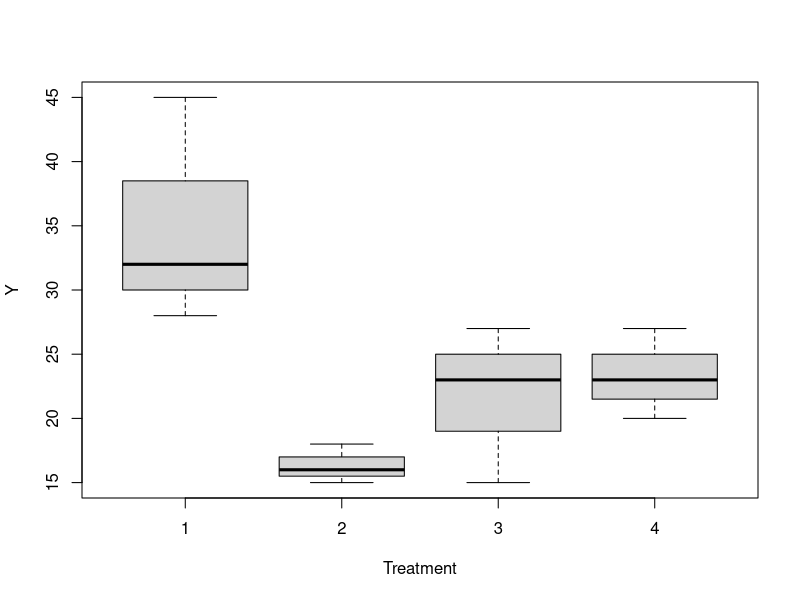
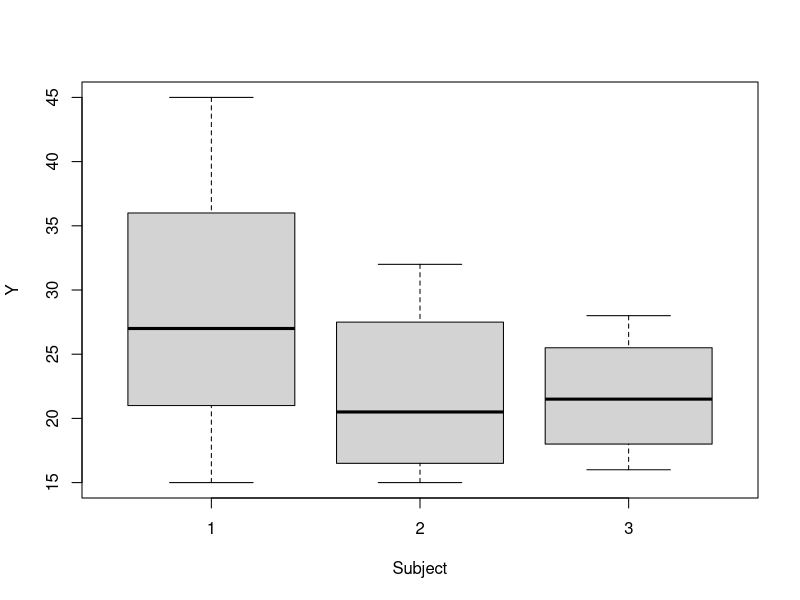
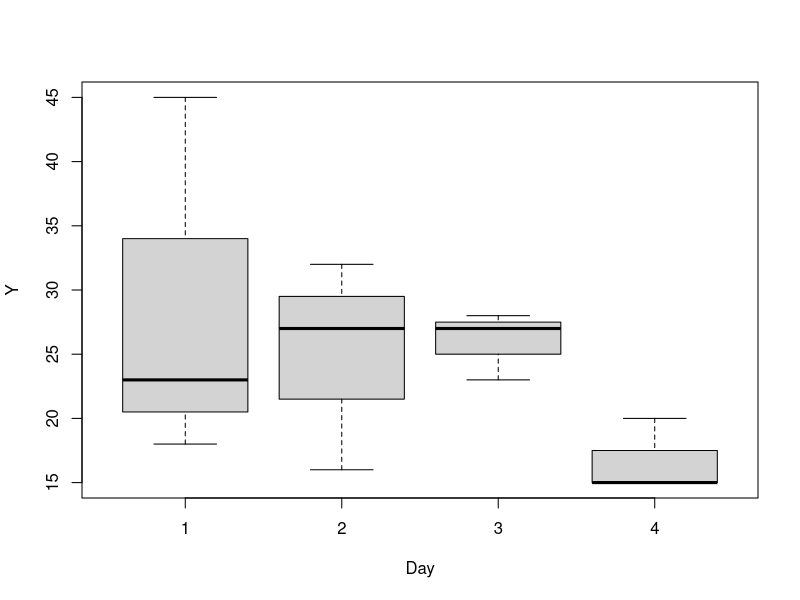
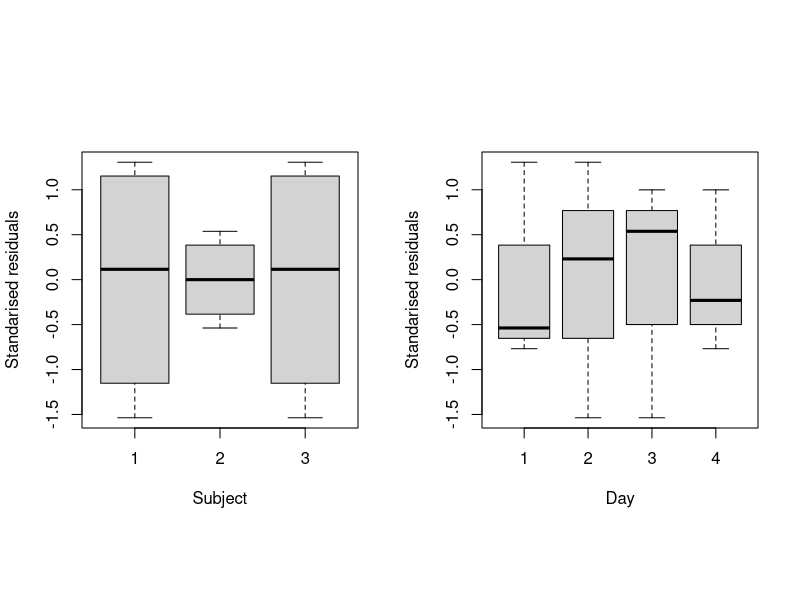
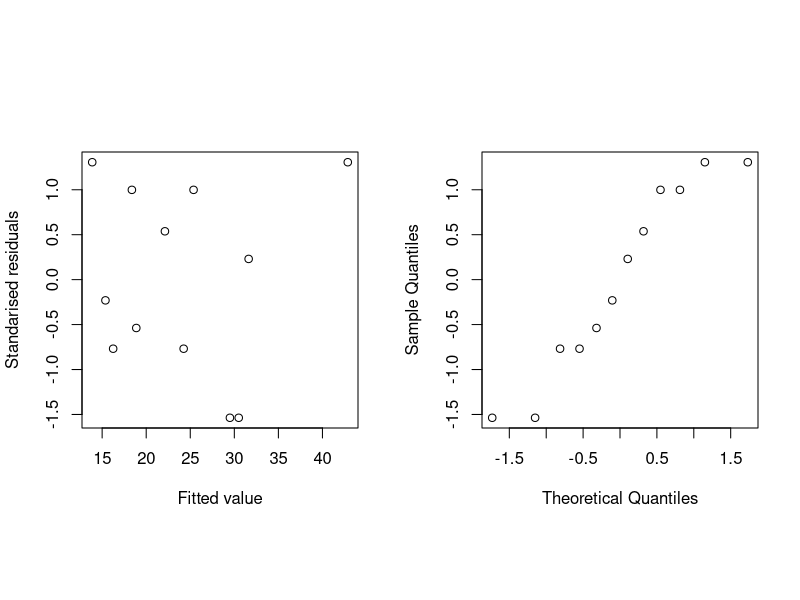

Recreate these plots in R, in order. (Note: this script raises an error after producing the figures.)
## ---- chunk 1
#Setting up enviroment
library(tidyverse)
exercise <- data.frame(
 Subject = rep(1:3, rep(4, 3)),
 Day = rep(1:4, 3),
 Treatment = c(1, 4, 3, 2, 2, 1, 4, 3, 3, 2, 1, 4),
 Y = c(45, 27, 27, 15, 18, 32, 23, 15, 23, 16, 28, 20)
)

exercise <- exercise%>%
  mutate(Subject = factor(Subject,levels = c(1:3),labels=c(1:3)),
         Day = factor(Day, levels=c(1:4), labels=c(1:4)),
         Treatment = factor(Treatment, levels=c(1:4),labels=c(1:4)))
## ---- chunk 2
#from 3.7 Q2
aggregate(Y~Treatment,data=exercise,
          FUN = function(x) c(mean = mean(x), sd = sd(x)))
aggregate(Y~Subject,data=exercise,
          FUN = function(x) c(mean = mean(x), sd = sd(x)))
aggregate(Y~Day,data=exercise,
          FUN = function(x) c(mean = mean(x), sd = sd(x)))
#aggregate(Y~Subject,data=exercise,FUN = mean)
#aggregate(Y~Day,data=exercise,FUN = mean)

#plots
boxplot(Y ~ Treatment,data=exercise)
boxplot(Y ~ Subject,data=exercise)
boxplot(Y ~ Day,data=exercise)

#There are large differences in the responses between Days which is a blocking factor as not RCBD due to every trt not on every day not super useful...

#with(exercise,
#  interaction.plot(Treatment, Day, Subject, Y, xlab = 'Treatment', ylab = 'Yield', trace.label = 'Block')
#)
## ---- chunk 3
#creating model
exercise.lm <- lm(Y ~ Day+Subject+Treatment,data=exercise)
anova(exercise.lm)
## ---- chunk 4
#Investigating pairwise differences
exercise.emm <- emmeans::emmeans(exercise.lm, ~ Treatment)
pairs(exercise.emm)
## ---- chunk 5
#residual plots
standres <- rstandard(exercise.lm)
fitted <- fitted(exercise.lm)
par(mfrow = c(1, 2), pty = "s")
with(exercise, {
  plot(Subject, standres, xlab = "Subject", ylab = "Standarised residuals")
  plot(Day, standres, xlab = "Day", ylab = "Standarised residuals")
 par(mfrow = c(1, 2), pty = "s") 
  plot(fitted, standres, xlab = "Fitted value", ylab = "Standarised residuals")
})

par(pty = "s")
qqnorm(standres, main = "")

## ---- chunk 6
#Adding variables of two level factors
exercise <- exercise%>%
  mutate(Duration=ifelse(Treatment==1,1,ifelse(Treatment==2,1,3)),
         Speed=ifelse(Treatment==1,40,ifelse(Treatment==3,40,60)),
         Pedal=ifelse(Treatment==1,"hand",ifelse(Treatment==4,"hand","foot")),
         Duration= factor(Duration,levels=c(1,3),labels=c(1,3)),
         Speed=factor(Speed,levels=c(40,60),labels=c(40,60)),
         Pedal=factor(Pedal,levels=c("hand","foot"),labels=c("hand","foot")))

#Changing levels to high=+1 or low=-1
exercise_contrast <- exercise%>%
  mutate(Duration = ifelse(Duration==1,-1,1),
         Speed = ifelse(Speed==40,-1,1),
         Pedal = ifelse(Pedal=="hand",-1,1),
         Duration= factor(Duration,levels=c(-1,1),labels=c(-1,1)),
         Speed=factor(Speed,levels=c(-1,1),labels=c(-1,1)),
         Pedal=factor(Pedal,levels=c(-1,1),labels=c(-1,1)))
## ---- chunk 7
#note can't include interations due to not observations
fact.lm <- lm(Y ~ Subject + Day + Duration +Speed + Pedal, data = exercise_contrast)
anova(fact.lm)



# #testing against models without factor (same as the anova test above but just doing explictly)
# 
# fact.lm.1 <- lm(Y ~ Subject + Day + Speed + Pedal, data = exercise_contrast)
# fact.lm.2 <- lm(Y ~ Subject + Day + Duration + Pedal, data = exercise_contrast)
# fact.lm.3 <- lm(Y ~ Subject + Day + Duration + Speed, data = exercise_contrast)
# 
# anova(fact.lm, fact.lm.1)
# anova(fact.lm, fact.lm.2)
# anova(fact.lm, fact.lm.3)


 # exercise.2.emm <- emmeans::emmeans(fact.lm, ~ Speed+Duration)
 # pairs(exercise.2.emm)
## ---- chunk 8
fact.lm <- lm(Y ~ Subject + Day + Duration +Speed + Pedal, data = exercise_contrast)
anova(fact.lm)
## ---- chunk 9
fact.npedal.lm <- lm(Y ~Subject + Day + Duration+Speed+Duration:Speed, data = exercise_contrast)

2*coef(fact.npedal.lm)[9]

fact.nspeed.lm <- lm(Y ~Subject + Day + Duration+Pedal+Duration:Pedal, data = exercise_contrast)
2*coef(fact.nspeed.lm)[9]

fact.nduration.lm <- lm(Y ~Subject + Day + Pedal+Speed+Pedal:Speed, data = exercise_contrast)
2*coef(fact.nduration.lm)[9]
## ---- chunk 10
fact.lm <- lm(Y ~ Subject + Day  +Speed + Pedal+Duration, data = exercise_contrast)
 exercise.2.emm <- emmeans::emmeans(fact.lm.t, ~ Speed+Pedal)
 pairs(exercise.2.emm)
## ---- chunk 11
fact.npedal.lm <- lm(Y ~Subject + Day + Duration+Speed+Duration:Speed, data = exercise_contrast)

coef(fact.npedal.lm)

fact.nspeed.lm <- lm(Y ~Subject + Day + Duration+Pedal+Duration:Pedal, data = exercise_contrast)
coef(fact.nspeed.lm)

fact.nduration.lm <- lm(Y ~Subject + Day + Pedal+Speed+Pedal:Speed, data = exercise_contrast)
coef(fact.nduration.lm)
## ---- chunk 12
## Extra stuff :P

#following code from section 5
X <- model.matrix( ~ Subject + Day + (Duration+Speed+Pedal)^3, data = exercise_contrast)
#note that there are 12 different blocks (3*4=12) and each one occurs once

#Defined hand as the low level, speed=40 as low level and duration=1 as low level
#all low levels of factor coded as -1 and all high levels as +1
main_effect_contrasts <- matrix(c(-1,-1,-1,
                                  1,1,-1,
                                  1,-1,1,
                                  -1,1,1,
                                  -1,1,1,
                                  -1,-1,-1,
                                  1,1,-1,
                                  1,-1,1,
                                  1,-1,1,
                                  -1,1,1,
                                  -1,-1,-1,
                                  1,1,-1)/6,c(12,3),byrow=T)
#Each column is the main effect contrast for duration, speed and pedal respectively

t(as.matrix(main_effect_contrasts)) %*% exercise$Y
